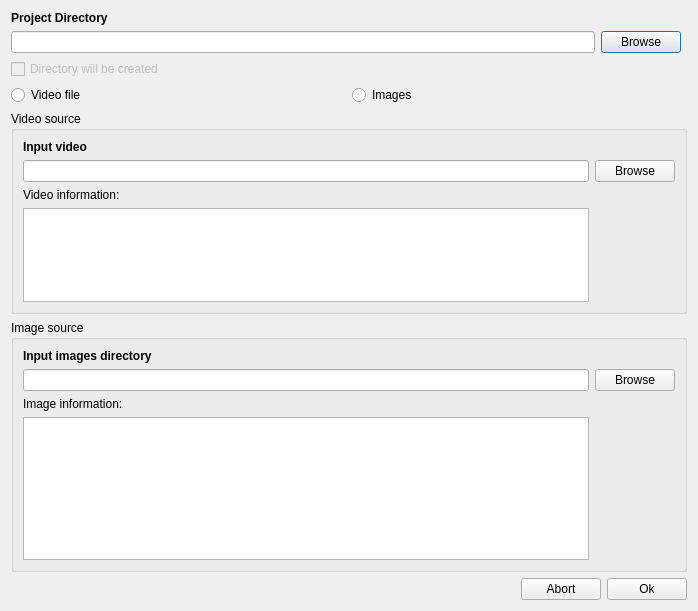
<?xml version="1.0" encoding="UTF-8"?>
<ui version="4.0">
 <class>NewProjectDialog</class>
 <widget class="QDialog" name="NewProjectDialog">
  <property name="geometry">
   <rect>
    <x>0</x>
    <y>0</y>
    <width>698</width>
    <height>611</height>
   </rect>
  </property>
  <property name="windowTitle">
   <string>Dialog</string>
  </property>
  <layout class="QGridLayout" name="gridLayout">
   <item row="1" column="0">
    <widget class="QLineEdit" name="projectDir"/>
   </item>
   <item row="1" column="1" colspan="5">
    <widget class="QPushButton" name="browseProjectDir">
     <property name="text">
      <string>Browse</string>
     </property>
    </widget>
   </item>
   <item row="13" column="0" colspan="7">
    <layout class="QHBoxLayout" name="horizontalLayout">
     <item>
      <spacer name="horizontalSpacer">
       <property name="orientation">
        <enum>Qt::Horizontal</enum>
       </property>
       <property name="sizeHint" stdset="0">
        <size>
         <width>40</width>
         <height>20</height>
        </size>
       </property>
      </spacer>
     </item>
     <item>
      <widget class="QPushButton" name="bAbort">
       <property name="text">
        <string>Abort</string>
       </property>
      </widget>
     </item>
     <item>
      <widget class="QPushButton" name="bOk">
       <property name="sizePolicy">
        <sizepolicy hsizetype="Preferred" vsizetype="Fixed">
         <horstretch>0</horstretch>
         <verstretch>0</verstretch>
        </sizepolicy>
       </property>
       <property name="text">
        <string>Ok</string>
       </property>
      </widget>
     </item>
    </layout>
   </item>
   <item row="2" column="0" colspan="6">
    <widget class="QCheckBox" name="cbDirectoryCreated">
     <property name="enabled">
      <bool>false</bool>
     </property>
     <property name="text">
      <string>Directory will be created</string>
     </property>
     <property name="checkable">
      <bool>true</bool>
     </property>
     <property name="checked">
      <bool>false</bool>
     </property>
    </widget>
   </item>
   <item row="8" column="0" rowspan="2" colspan="7">
    <widget class="QGroupBox" name="groupVideo">
     <property name="title">
      <string>Video source</string>
     </property>
     <layout class="QGridLayout" name="gridLayout_2">
      <item row="1" column="0">
       <widget class="QLineEdit" name="inputVideo"/>
      </item>
      <item row="1" column="1">
       <widget class="QPushButton" name="browseInputVideo">
        <property name="text">
         <string>Browse</string>
        </property>
       </widget>
      </item>
      <item row="2" column="0">
       <widget class="QLabel" name="lblVideoInfo">
        <property name="text">
         <string>Video information:</string>
        </property>
       </widget>
      </item>
      <item row="3" column="0">
       <widget class="QPlainTextEdit" name="txtVideoInfo">
        <property name="baseSize">
         <size>
          <width>600</width>
          <height>0</height>
         </size>
        </property>
       </widget>
      </item>
      <item row="0" column="0">
       <widget class="QLabel" name="lblInputVideo">
        <property name="font">
         <font>
          <weight>75</weight>
          <bold>true</bold>
         </font>
        </property>
        <property name="text">
         <string>Input video</string>
        </property>
       </widget>
      </item>
     </layout>
    </widget>
   </item>
   <item row="10" column="0" colspan="7">
    <widget class="QGroupBox" name="groupImages">
     <property name="title">
      <string>Image source</string>
     </property>
     <layout class="QGridLayout" name="gridLayout_3">
      <item row="0" column="0">
       <widget class="QLabel" name="lblInputImages">
        <property name="font">
         <font>
          <weight>75</weight>
          <bold>true</bold>
         </font>
        </property>
        <property name="text">
         <string>Input images directory</string>
        </property>
       </widget>
      </item>
      <item row="1" column="0">
       <widget class="QLineEdit" name="inputImages"/>
      </item>
      <item row="1" column="1">
       <widget class="QPushButton" name="browseInputImages">
        <property name="text">
         <string>Browse</string>
        </property>
       </widget>
      </item>
      <item row="2" column="0">
       <widget class="QLabel" name="lblImageInfo">
        <property name="text">
         <string>Image information:</string>
        </property>
       </widget>
      </item>
      <item row="3" column="0">
       <widget class="QPlainTextEdit" name="txtImageInfo"/>
      </item>
     </layout>
    </widget>
   </item>
   <item row="5" column="0" colspan="7">
    <layout class="QHBoxLayout" name="horizontalLayout_2">
     <item>
      <widget class="QRadioButton" name="radioVideo">
       <property name="text">
        <string>Video file</string>
       </property>
      </widget>
     </item>
     <item>
      <widget class="QRadioButton" name="radioImages">
       <property name="text">
        <string>Images</string>
       </property>
      </widget>
     </item>
    </layout>
   </item>
   <item row="12" column="0" colspan="7">
    <spacer name="verticalSpacer">
     <property name="orientation">
      <enum>Qt::Vertical</enum>
     </property>
     <property name="sizeHint" stdset="0">
      <size>
       <width>20</width>
       <height>40</height>
      </size>
     </property>
    </spacer>
   </item>
   <item row="0" column="0">
    <widget class="QLabel" name="lblProjectDir">
     <property name="font">
      <font>
       <weight>75</weight>
       <bold>true</bold>
      </font>
     </property>
     <property name="text">
      <string>Project Directory</string>
     </property>
    </widget>
   </item>
  </layout>
 </widget>
 <resources/>
 <connections/>
</ui>
